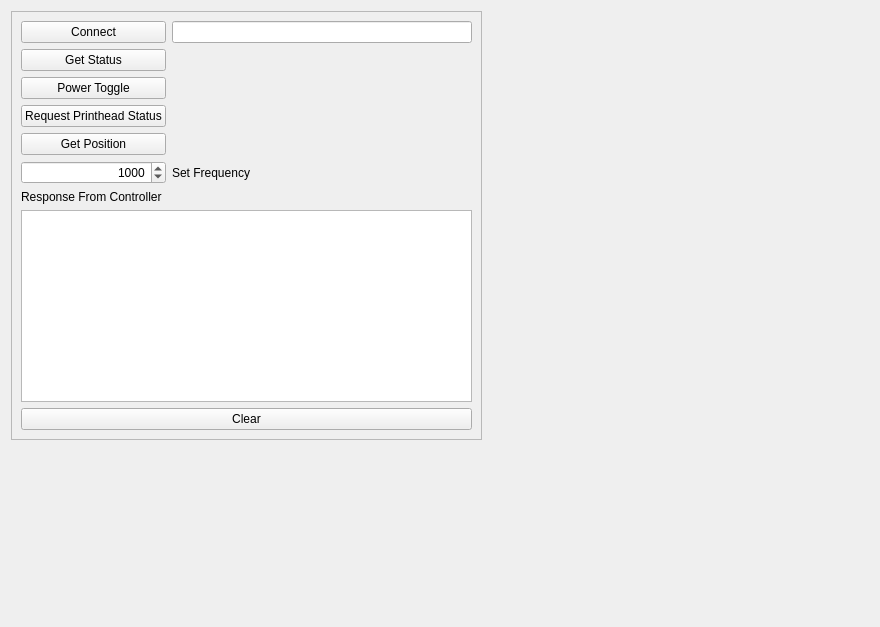
<?xml version="1.0" encoding="UTF-8"?>
<ui version="4.0">
 <class>MJPrintheadWidget</class>
 <widget class="QWidget" name="MJPrintheadWidget">
  <property name="geometry">
   <rect>
    <x>0</x>
    <y>0</y>
    <width>880</width>
    <height>627</height>
   </rect>
  </property>
  <property name="windowTitle">
   <string>Form</string>
  </property>
  <layout class="QGridLayout" name="gridLayout">
   <item row="5" column="0">
    <widget class="QFrame" name="frame">
     <property name="frameShape">
      <enum>QFrame::StyledPanel</enum>
     </property>
     <property name="frameShadow">
      <enum>QFrame::Raised</enum>
     </property>
     <layout class="QGridLayout" name="gridLayout_2">
      <item row="0" column="1" colspan="2">
       <widget class="QLineEdit" name="inputLineEdit">
        <property name="minimumSize">
         <size>
          <width>300</width>
          <height>0</height>
         </size>
        </property>
       </widget>
      </item>
      <item row="6" column="0">
       <widget class="QLabel" name="responseLabel">
        <property name="text">
         <string>Response From Controller</string>
        </property>
       </widget>
      </item>
      <item row="8" column="0" colspan="3">
       <widget class="QPushButton" name="clearButton">
        <property name="text">
         <string>Clear</string>
        </property>
       </widget>
      </item>
      <item row="5" column="0">
       <widget class="QSpinBox" name="setFreqSpinBox">
        <property name="alignment">
         <set>Qt::AlignRight|Qt::AlignTrailing|Qt::AlignVCenter</set>
        </property>
        <property name="maximum">
         <number>10000</number>
        </property>
        <property name="value">
         <number>1000</number>
        </property>
       </widget>
      </item>
      <item row="2" column="0">
       <widget class="QPushButton" name="powerToggleButton">
        <property name="text">
         <string>Power Toggle</string>
        </property>
        <property name="checkable">
         <bool>true</bool>
        </property>
        <property name="checked">
         <bool>false</bool>
        </property>
       </widget>
      </item>
      <item row="5" column="1">
       <widget class="QLabel" name="setFrequencyLabel">
        <property name="text">
         <string>Set Frequency</string>
        </property>
       </widget>
      </item>
      <item row="3" column="0">
       <widget class="QPushButton" name="requestPHStatusPushButton">
        <property name="text">
         <string>Request Printhead Status</string>
        </property>
       </widget>
      </item>
      <item row="0" column="0">
       <widget class="QPushButton" name="connectButton">
        <property name="text">
         <string>Connect</string>
        </property>
       </widget>
      </item>
      <item row="7" column="0" colspan="3">
       <widget class="QPlainTextEdit" name="responseTextEdit">
        <property name="acceptDrops">
         <bool>false</bool>
        </property>
        <property name="undoRedoEnabled">
         <bool>false</bool>
        </property>
        <property name="textInteractionFlags">
         <set>Qt::TextSelectableByKeyboard|Qt::TextSelectableByMouse</set>
        </property>
       </widget>
      </item>
      <item row="1" column="0">
       <widget class="QPushButton" name="getStatusButton">
        <property name="text">
         <string>Get Status</string>
        </property>
       </widget>
      </item>
      <item row="4" column="0">
       <widget class="QPushButton" name="getPositionButton">
        <property name="text">
         <string>Get Position</string>
        </property>
       </widget>
      </item>
     </layout>
    </widget>
   </item>
   <item row="5" column="1">
    <spacer name="horizontalSpacer">
     <property name="orientation">
      <enum>Qt::Horizontal</enum>
     </property>
     <property name="sizeHint" stdset="0">
      <size>
       <width>40</width>
       <height>20</height>
      </size>
     </property>
    </spacer>
   </item>
   <item row="6" column="0">
    <spacer name="verticalSpacer">
     <property name="orientation">
      <enum>Qt::Vertical</enum>
     </property>
     <property name="sizeHint" stdset="0">
      <size>
       <width>20</width>
       <height>40</height>
      </size>
     </property>
    </spacer>
   </item>
  </layout>
 </widget>
 <resources/>
 <connections/>
</ui>
